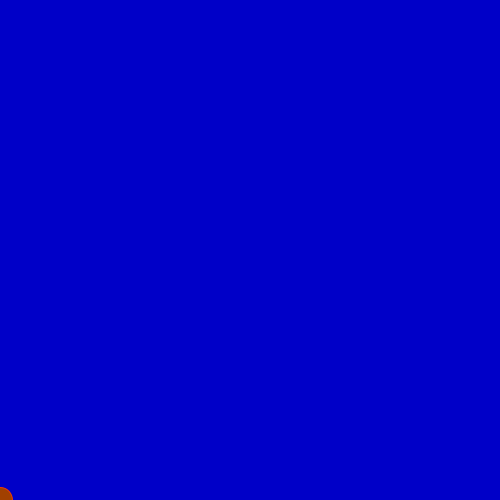
Frame 1 (no input)
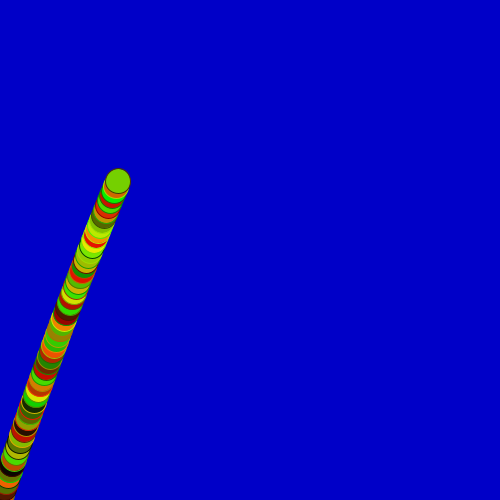
Frame 60 (the mouse pressed at the canvas centre just before this capture)
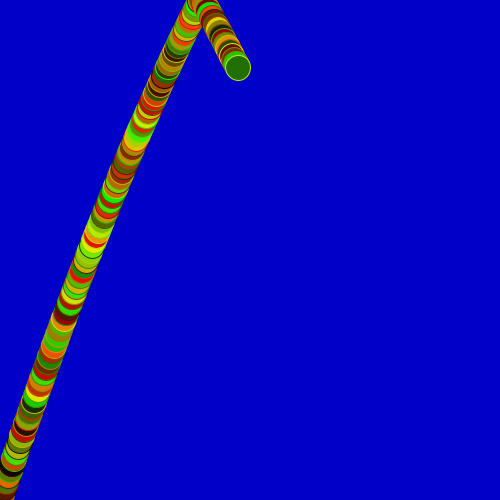
Frame 120 (the mouse held since frame 60 and released just before this capture)

The Processing sketch that drew these frames (run headless with seeded random() and noise(); from frame 60 on, the mouse is pressed at the canvas centre):

// Processing sketch: bila8_2DnoiseColor
// ── bila8_2DnoiseColor.pde
//"BILA" - MODEL RUCHU PUNKTU MATERIALNEGO - kolejne przybliżenia
//-////////////////////////////////////////////////////////////////
//Program Processingu w trybie 2 - z widocznymi funkcjami
//-////////////////////////////////////////////////////////////////
int FR=50; //Na ile kroków dzielimy sekundę?

void setup() //Jest wykonywane raz - po uruchomieniu
{
size(500,500);
//noSmooth(); //Bez wygładzania linii? Po prostu odkomentować 
background(0,0,200); //rgB
frameRate(FR);
}

float h=0;
float x=0;
float vh=300; //prędkość pionowa w pikselach/SEKUNDĘ (!)
float vx=100; //prędkość pozioma
float ah=-50; //Przyśpieszenie/hamowanie - tylko w pionie
float B=0.90; //Wydajność odbicia sprężystego 1-B = ile energii kinetycznej się rozprasza nie wraca do prędkości po odbiciu

void draw() //Jest wykonywane w niewidocznej pętli
{
  //Wizualizacja
  fill(random(250),random(250),0);
  stroke(random(250),random(250),0);
  ellipse(x,height-h,25,25);
  
  //Właściwy model
  vh+=ah*1/FR; //Powiększ prędkość o zmianę prędkości czyli przyśpieszenie pomnożone  przez jednostkę czasu 
  h+=vh*1/FR; //Powiększ wysokość o drogę czyli prędkość pomnożoną  przez jednostkę czasu
  x+=vx*1/FR; //Powiększ położenie poziome

  //Odbijamy od ścianek okna! Upraszczamy mechanizm odbicia
  if(h<0) 
  {
    vh=-vh*B;
    h=0; //Trochę oszukujemy
  }
  else
  if(height<h)
  {
    vh=-vh*B;
    h=height; //Trochę oszukujemy
  }
  else //A jakby to wykomentować?
  if(x<0)
  {
     vx=-vx*B;
     x=0; //Trochę oszukujemy
  }
  else
  if(width<x)
  {
     vx=-vx*B;
     x=width; //Trochę oszukujemy
     //print(x,' ');
  }
}
//Efekt końcowy jest ciekawy. Skąd się bierze?
